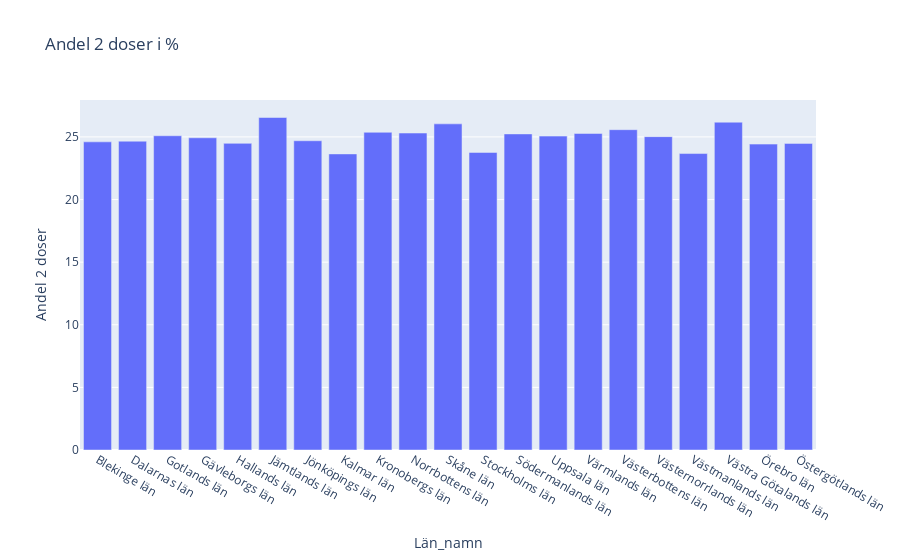

Here is the notebook cell this chart was saved with:
### Code cell


### Figure 1 — Plotly figure (JSON) as saved in the notebook; plotly's stock layout.template omitted (floating-point values rounded to 4 significant figures)
{"data": [{"alignmentgroup": "True", "hovertemplate": "Län_namn=%{x}<br>Andel 2 doser=%{y}<extra></extra>", "legendgroup": "", "marker": {"color": "#636efa", "pattern": {"shape": ""}}, "name": "", "offsetgroup": "", "orientation": "v", "showlegend": false, "textposition": "auto", "type": "bar", "x": ["Blekinge län", "Dalarnas län", "Gotlands län", "Gävleborgs län", "Hallands län", "Jämtlands län", "Jönköpings län", "Kalmar län", "Kronobergs län", "Norrbottens län", "Skåne län", "Stockholms län", "Södermanlands län", "Uppsala län", "Värmlands län", "Västerbottens län", "Västernorrlands län", "Västmanlands län", "Västra Götalands län", "Örebro län", "Östergötlands län"], "xaxis": "x", "y": [24.61, 24.66, 25.09, 24.93, 24.49, 26.55, 24.7, 23.64, 25.37, 25.31, 26.04, 23.76, 25.24, 25.06, 25.28, 25.58, 25.02, 23.67, 26.18, 24.43, 24.49], "yaxis": "y"}], "layout": {"barmode": "relative", "legend": {"tracegroupgap": 0}, "title": {"text": "Andel 2 doser i %"}, "xaxis": {"anchor": "y", "domain": [0, 1], "title": {"text": "Län_namn"}}, "yaxis": {"anchor": "x", "domain": [0, 1], "title": {"text": "Andel 2 doser"}}}}
